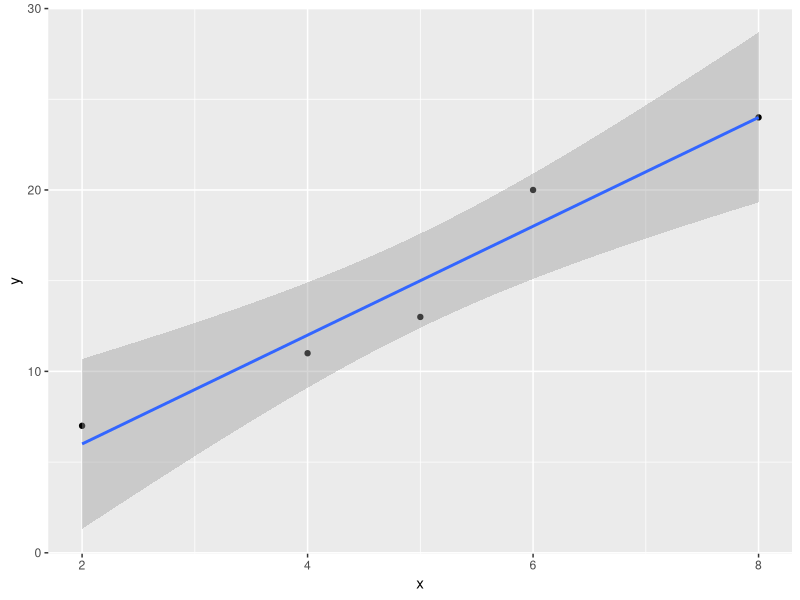

Recreate this plot in R.
#############################
#
#
#############################

library(ggplot2)
library(data.table)

#1 - True

#2 
n1 <- 100
x1 <- 39

n2 <- 100
x2 <- 49

p1hat <- x1 / n1
p2hat <- x2 / n2

phat <- (x1 + x2) / (n1 + n2)

z <- (p1hat - p2hat) / sqrt(phat * (1 - phat) * ((1 / n1) + (1 / n2))) 

#3
n1 <- 35
mu1 <- 19.4
sd1 <- 1.4

n2 <- 40
mu2 <- 15.1
sd2 <- 1.3

# Point estimate 
diff <- mu1 - mu2

std.error <- sqrt(((sd1 ^ 2) / n1) + ((sd2 ^ 2) / n2))

# z score for 95% is 1.96
# Thus the confidence interval becomes
lower <- diff - (1.96 * std.error)
upper <- diff + (1.96 * std.error)

#4 is correct, I have done similar calculations and have verified

#5 - False

#6
qf(0.95, 3, 16, lower.tail = T)

#7
#The statistic F=s1^2/s2^2 has an F distribution with (n1-1) and (n2-1) deg. freedom. 
s1 <- 2.1
s2 <- 1.1
f <- (2.1 ^ 2) /  (1.1 ^ 2)

qf((1 - 0.01), 12, 15)

#From an F table (.01) with 12 and 15 deg. freedom, the critical value is 3.67. 
#So our computed value of 3.64 is close, 
#but a little less than the .01 critical value of 3.64. 
#So our p-value must be a  larger than .01 


#8 - skipping this as you said

#9

x <- c(2, 4, 5, 6, 8)
y <- c(7, 11, 13, 20, 24)

linear.model <- lm(x ~ y)

intercept = coef(linear.model)[[ 1 ]]
slope <- coef(linear.model)[[ 2 ]]

data1 <- data.table(x = c(2, 4, 5, 6, 8), y = c(7, 11, 13, 20, 24))

predict(linear.model)

ggplot(data = data1, aes(x, y)) +
  geom_point() +
  geom_smooth(method='lm')

#10 - True